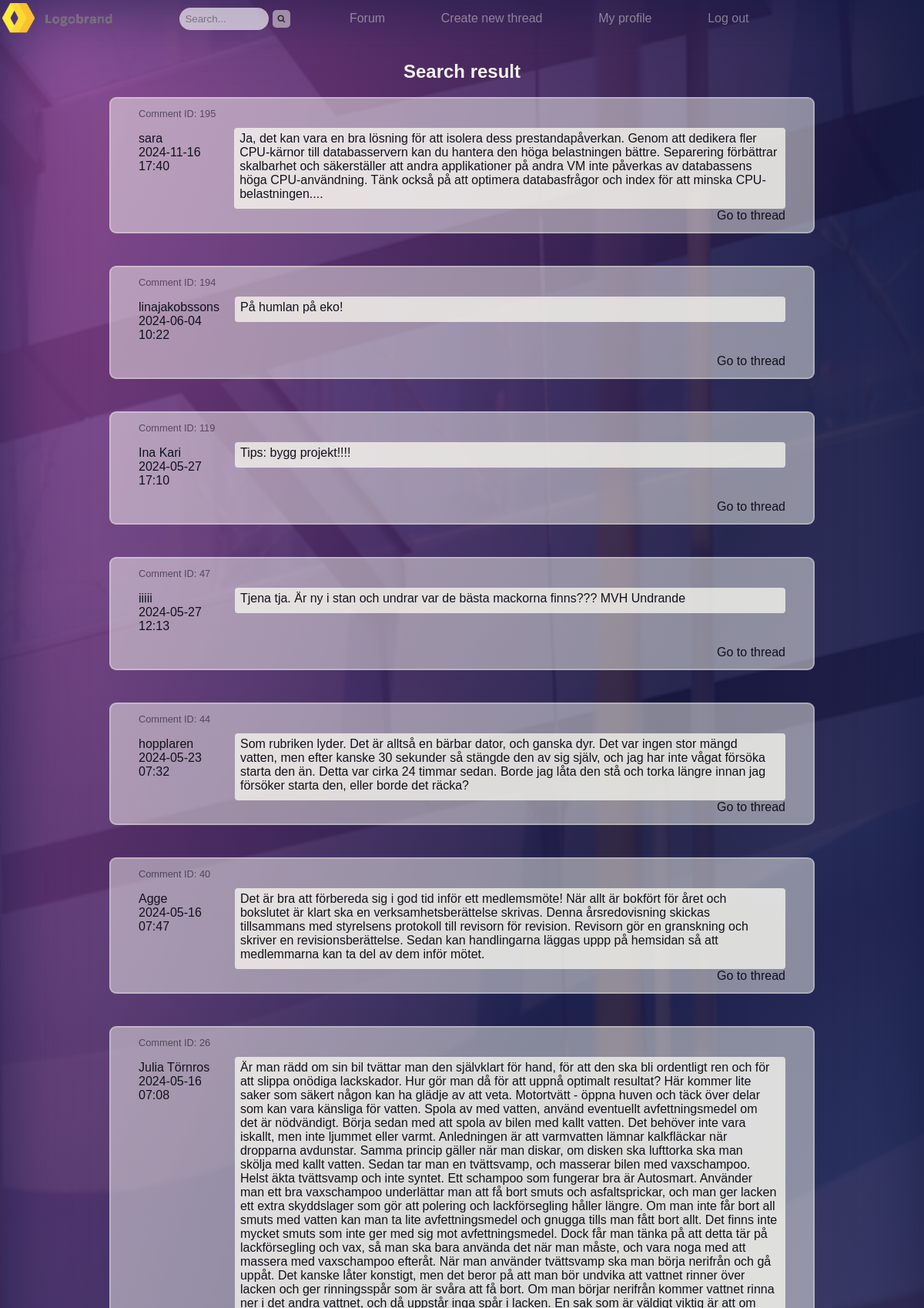
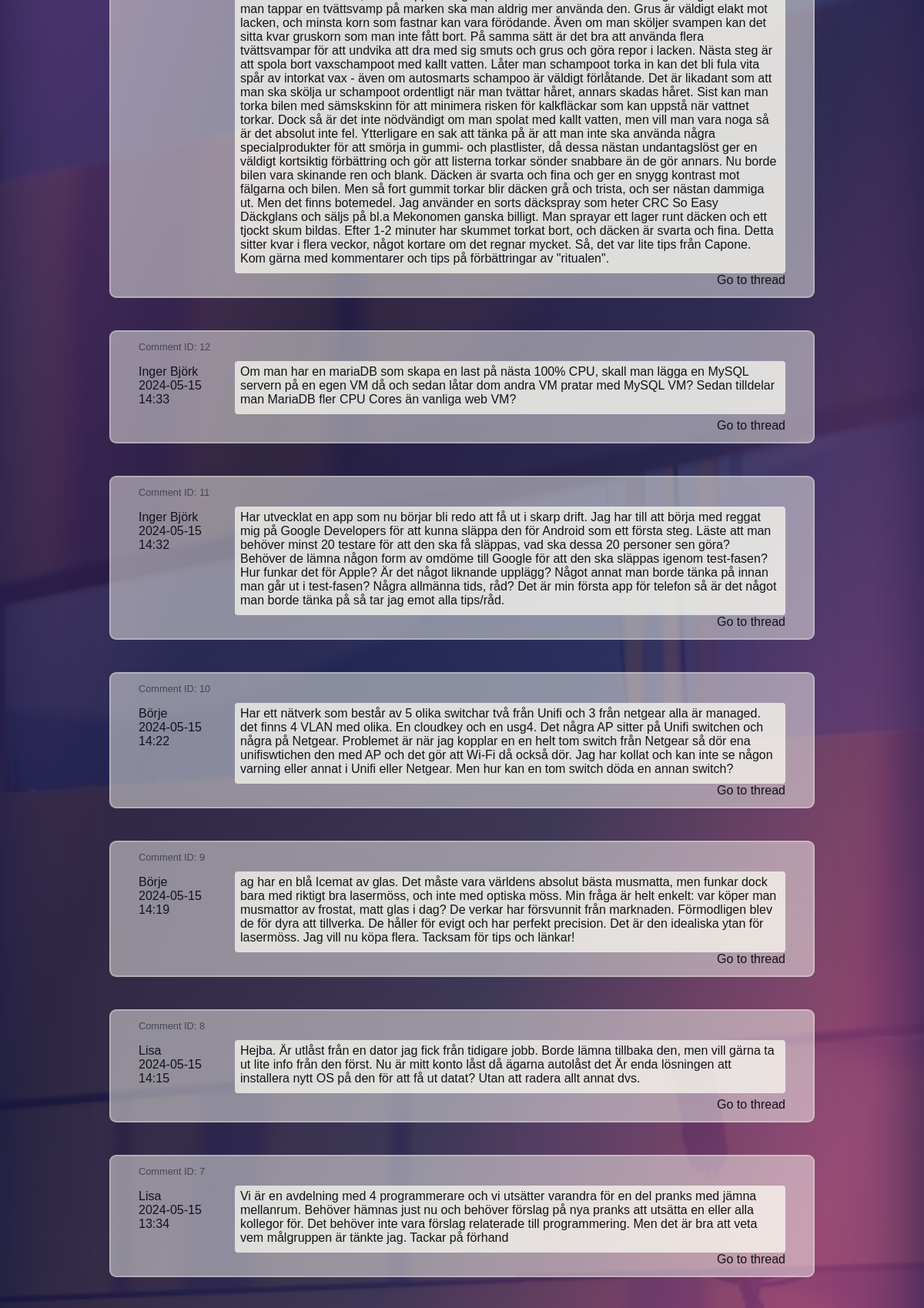
Screenshot of /forum/search-forum.php (signed in, upper part) with the database file from the repository (2 pictures, top to bottom).
### tables this page shows
CREATE TABLE "comment" (
	"comment_id"	INTEGER,
	"user_id"	INTEGER NOT NULL,
	"is_thread_starter"	BOOL DEFAULT 0,
	"title"	TEXT,
	"comment"	TEXT NOT NULL,
	"time_stamp"	TEXT NOT NULL,
	"parent_comment_id"	INTEGER,
	"thread_comment_id"	INTEGER,
	FOREIGN KEY("parent_comment_id") REFERENCES "comment"("comment_id"),
	FOREIGN KEY("user_id") REFERENCES "user"("id"),
	PRIMARY KEY("comment_id" AUTOINCREMENT)
);

CREATE TABLE "user" (
	"email"	TEXT UNIQUE,
	"username"	TEXT,
	"pw"	TEXT,
	"id"	INTEGER,
	PRIMARY KEY("id" AUTOINCREMENT)
);

### forum/search-forum.php (the view, shortened to what this page needs)
<!DOCTYPE html>
<html lang="en">
<head>
      <link rel="stylesheet" href="../styles/style.css">
</head>
<body>
      <div class="grid-container">
            <?php
            include "../view/header.php";
            ?>
            <div class="main">
                  <div class="centered-content">
                        <h2>Search result</h2>
                  </div>
                  <?php
                  if (isset($_SESSION["status"]) && $_SESSION["status"] == "active") {
                        $db = new SQLite3("../db/database.db");
                        $search = '%' . $_GET['search-input'] . '%';
                        $sql = 'SELECT * FROM comment JOIN user ON user.id = comment.user_id WHERE comment LIKE :search ORDER BY time_stamp DESC';
                        $stmt = $db->prepare($sql);
                        $stmt->bindParam(':search', $search, SQLITE3_TEXT);
                        $result = $stmt->execute();
                        while ($row = $result->fetchArray()) {
                              if ($row['is_thread_starter']) {
                                    $id = $row['comment_id'];
                              } else {
                                    $id = $row['thread_comment_id'];
                              }
                              echo '<a href="showthread.php?thread_comment_id=' . $id . '" class="thread-link">'
                                    . '<div class="thread">'
                                          .'<div class="comment-id">Comment ID: ' . $row['comment_id'] . '</div>'
                                          .'<div class="authorandcomment">'
                                                . '<div class="author"><p>' . $row['username'] . "<br>" . $row['time_stamp'] . "</p></div>"
                                                . '<div class="comment">' . $row['comment'] . '</div>
                                          </div>
                                          <div class="right-content">
                                                Go to thread
                                          </div>'
                                    . '</div>
                                    </a></br>';
                        }
                  } else {
                        header('Location: ' . '../index.php');
                  }
                  ?>
            </div>
      </div>
</body>
</html>

### styles/style.css (style rules this page uses)
body { background: linear-gradient(291deg, rgba(140, 62, 120, 0.9) 10%, rgba(41, 40, 87, 0.9) 31%, rgba(25, 23, 66, 0.9) 53%, rgba(143, 67, 145, 0.9) 98%), url("../assets/lines-bg.avif"); background-size: cover; background-position: center; background-repeat: no-repeat; min-height: 100vh; font-family: Verdana, Geneva, Tahoma, sans-serif; color: #F4F3EE; margin: 0; box-shadow: 0 0 100px rgba(19, 27, 68, 0.9) inset; }
h4, h3, h2 { text-align: center; }
a { color: rgba(255, 164, 29, 0.822); }
.grid-container { display: grid; grid-template-areas: 'header header header' 'main main main' 'footer footer footer'; gap: 10px; top: 0; left: 0; width: 100%; height: 100%; }
.main { grid-area: main; }
.centered-content { text-align: center; }
.thread { width: 70%; margin: auto; border: 2px solid rgba(255, 255, 246, 0.295); border-radius: 9px; padding: 1% 3%; background-color: rgba(255, 255, 246, 0.47); color: rgb(17, 18, 26); margin-bottom: 2%; }
.thread-link { text-decoration: none; color: rgb(17, 18, 26); }
.authorandcomment { display: flex; align-items: baseline; justify-content: flex-start; }
.author { margin-right: 20px; }
.comment { background-color: rgba(255, 255, 246, 0.7); width: 100%; padding: 5px 10px 10px 7px; border-radius: 4px; text-align: left; }
.comment-id { color: rgba(17, 18, 26, 0.589); font-size: 0.8em; }

### rows the page displays
comment: comment_id "195", user.username "sara", time_stamp "2024-11-16 17:40", comment "Ja, det kan vara en bra lösning för att isolera dess prestandapåverkan. Genom att dedikera fler CPU-kärnor till databasservern kan du hantera den höga belastningen bättre. Separering förbättrar skalbarhet och säkerställer att andra applikationer på andra VM inte påverkas av databassens höga CPU-användning. Tänk också på att optimera databasfrågor och index för att minska CPU-belastningen...."
comment: comment_id "194", user.username "linajakobssons", time_stamp "2024-06-04 10:22", comment "På humlan på eko!"
comment: comment_id "119", user.username "Ina Kari", time_stamp "2024-05-27 17:10", comment "Tips: bygg projekt!!!!"
comment: comment_id "47", user.username "iiiii", time_stamp "2024-05-27 12:13", comment "Tjena tja. Är ny i stan och undrar var de bästa mackorna finns??? MVH Undrande"
comment: comment_id "44", user.username "hopplaren", time_stamp "2024-05-23 07:32", comment "Som rubriken lyder. Det är alltså en bärbar dator, och ganska dyr. Det var ingen stor mängd vatten, men efter kanske 30 sekunder så stängde den av sig själv, och jag har inte vågat försöka starta den än. Detta var cirka 24 timmar sedan. Borde jag låta den stå och torka längre innan jag försöker starta den, eller borde det räcka?"
comment: comment_id "40", user.username "Agge", time_stamp "2024-05-16 07:47", comment "Det är bra att förbereda sig i god tid inför ett medlemsmöte! När allt är bokfört för året och bokslutet är klart ska en verksamhetsberättelse skrivas. Denna årsredovisning skickas tillsammans med styrelsens protokoll till revisorn för revision. Revisorn gör en granskning och skriver en revisionsberättelse. Sedan kan handlingarna läggas uppp på hemsidan så att medlemmarna kan ta del av dem inför mötet."
comment: comment_id "26", user.username "Julia Törnros", time_stamp "2024-05-16 07:08", comment "Är man rädd om sin bil tvättar man den självklart för hand, för att den ska bli ordentligt ren och för att slippa onödiga lackskador. Hur gör man då för att uppnå optimalt resultat? Här kommer lite saker som säkert någon kan ha glädje av att veta. Motortvätt - öppna huven och täck över delar som kan vara känsliga för vatten. Spola av med vatten, använd eventuellt avfettningsmedel om det är nödvändigt. Börja sedan med att spola av bilen med kallt vatten. Det behöver inte vara iskallt, men inte ljummet eller varmt. Anledningen är att varmvatten lämnar kalkfläckar när dropparna avdunstar. Samma princip gäller när man diskar, om disken ska lufttorka ska man skölja med kallt vatten. Sedan tar…"
comment: comment_id "12", user.username "Inger Björk", time_stamp "2024-05-15 14:33", comment "Om man har en mariaDB som skapa en last på nästa 100% CPU, skall man lägga en MySQL servern på en egen VM då och sedan låtar dom andra VM pratar med MySQL VM? Sedan tilldelar man MariaDB fler CPU Cores än vanliga web VM?"
comment: comment_id "11", user.username "Inger Björk", time_stamp "2024-05-15 14:32", comment "Har utvecklat en app som nu börjar bli redo att få ut i skarp drift. Jag har till att börja med reggat mig på Google Developers för att kunna släppa den för Android som ett första steg. Läste att man behöver minst 20 testare för att den ska få släppas, vad ska dessa 20 personer sen göra? Behöver de lämna någon form av omdöme till Google för att den ska släppas igenom test-fasen? Hur funkar det för Apple? Är det något liknande upplägg? Något annat man borde tänka på innan man går ut i test-fasen? Några allmänna tids, råd? Det är min första app för telefon så är det något man borde tänka på så tar jag emot alla tips/råd."
comment: comment_id "10", user.username "Börje", time_stamp "2024-05-15 14:22", comment "Har ett nätverk som består av 5 olika switchar två från Unifi och 3 från netgear alla är managed. det finns 4 VLAN med olika. En cloudkey och en usg4. Det några AP sitter på Unifi switchen och några på Netgear. Problemet är när jag kopplar en en helt tom switch från Netgear så dör ena unifiswtichen den med AP och det gör att Wi-Fi då också dör. Jag har kollat och kan inte se någon varning eller annat i Unifi eller Netgear. Men hur kan en tom switch döda en annan switch?"
comment: comment_id "9", user.username "Börje", time_stamp "2024-05-15 14:19", comment "ag har en blå Icemat av glas. Det måste vara världens absolut bästa musmatta, men funkar dock bara med riktigt bra lasermöss, och inte med optiska möss. Min fråga är helt enkelt: var köper man musmattor av frostat, matt glas i dag? De verkar har försvunnit från marknaden. Förmodligen blev de för dyra att tillverka. De håller för evigt och har perfekt precision. Det är den idealiska ytan för lasermöss. Jag vill nu köpa flera. Tacksam för tips och länkar!"
comment: comment_id "8", user.username "Lisa", time_stamp "2024-05-15 14:15", comment "Hejba. Är utlåst från en dator jag fick från tidigare jobb. Borde lämna tillbaka den, men vill gärna ta ut lite info från den först. Nu är mitt konto låst då ägarna autolåst det Är enda lösningen att installera nytt OS på den för att få ut datat? Utan att radera allt annat dvs."
comment: comment_id "7", user.username "Lisa", time_stamp "2024-05-15 13:34", comment "Vi är en avdelning med 4 programmerare och vi utsätter varandra för en del pranks med jämna mellanrum. Behöver hämnas just nu och behöver förslag på nya pranks att utsätta en eller alla kollegor för. Det behöver inte vara förslag relaterade till programmering. Men det är bra att veta vem målgruppen är tänkte jag. Tackar på förhand"
